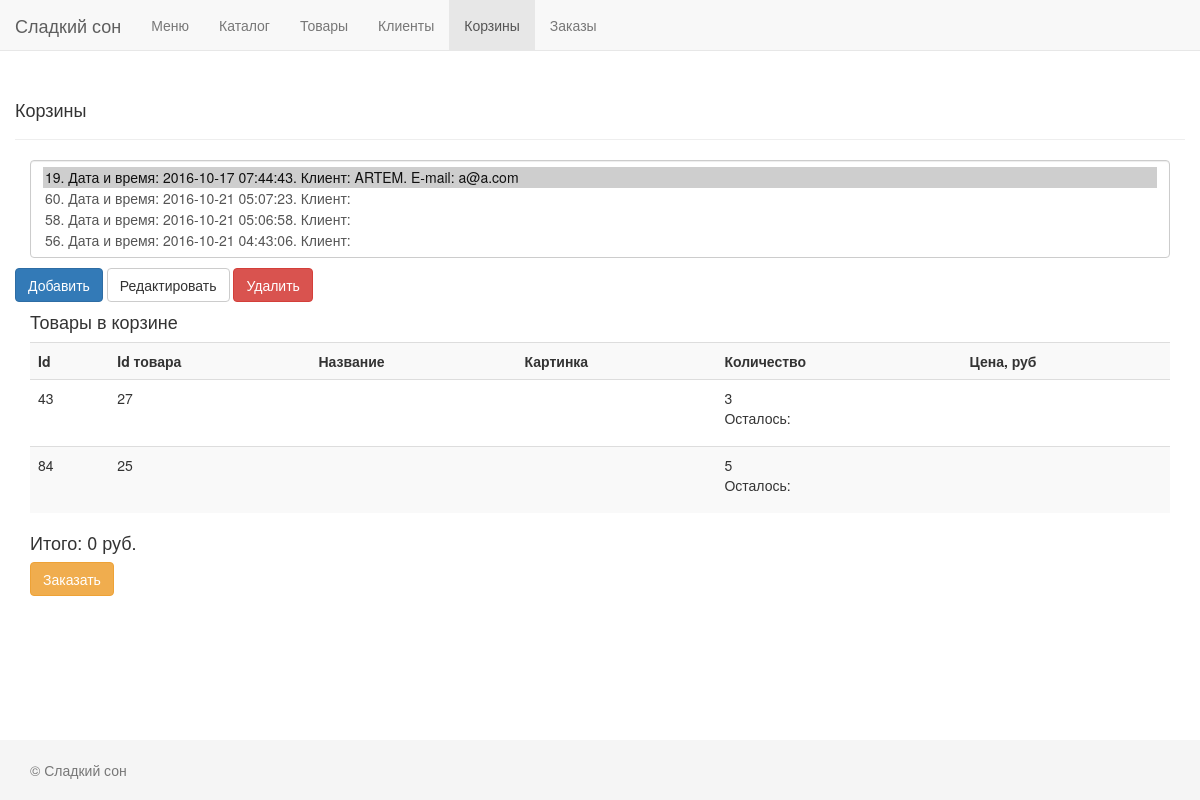
Screenshot of /admin/index.php?section=carts with the database file from the repository.
### tables this page shows
CREATE TABLE IF NOT EXISTS `cart_items` (
  `id` int(11) NOT NULL,
  `cart_id` int(11) NOT NULL,
  `product_id` int(11) NOT NULL,
  `amount` text NOT NULL
);

### admin/models/carts.php (the view, shortened to what this page needs)
<?php
function GetCartList()
{
    $sql = "SELECT * FROM carts";
    $sth = Db()->prepare($sql);
    if (!$sth->execute()) {
        print_r($sth->errorInfo());
        die;
    }
    return $sth->fetchAll();
}
function GetCartItemsList($cart_id = 0)
{
    $sql = "SELECT * FROM cart_items WHERE cart_id=?";
    $sth = Db()->prepare($sql);
    if (!$sth->execute([$cart_id])) {
        print_r($sth->errorInfo());
        die;
    }
    return $sth->fetchall();
}
function print_cart($selected = 0)
{
    $items = GetCartList();
    foreach ($items as $item) {
        $active = '';
        $user = GetUserItem($item['user_id']);
        if ($item['id'] == $selected) {
            $active = 'selected="selected"';
        }
        $str = '.  Клиент: ';
        $str .= ($user['first_name'] <> '') ? $user['first_name'] : '';
        $str .= ($user['second_name'] <> '') ? ' ' . $user['second_name'] : '';
        $str .= ($user['email'] <> '') ? '.  E-mail: ' . $user['email'] : '';
        $str .= ($item['status'] <> '') ? '.  Статус: ' . $item['status'] : '';
        print '<option value="' . $item['id'] . '" ' . $active . '>' . $item['id']
            . '. Дата и время: ' . $item['created']
            . $str . '</option>';
    }
}
function GetUserItem($id)
{
    $sql = "SELECT * FROM users WHERE id=?";
    $sth = Db()->prepare($sql);
    return $sth->fetch();
}
function GetProductItem($id)
{
    $sql = "SELECT * FROM goods WHERE id=?";
    $sth = Db()->prepare($sql);
    if (!$sth->execute([$id])) {
        print_r($sth->errorInfo());
        die;
    }
    return $sth->fetch();
}

### admin/templates/carts/list.php (shortened to what this page needs)
<?php
if (!isset($cart_id)) {
    $carts = GetCartList();
    $item = current($carts);
    $cart_id = $item['id'];
}
$items = GetCartItemsList($cart_id);
$total = 0;
?>
    <div class="page-header">
        <h4>Корзины</h4>
    </div>
    <form class="container-fluid" role="form">
        <select onchange="location.href='?section=carts&cart_id='+this.value"
                class="form-control container-fluid"
                size="4">
            <?php print_cart($cart_id) ?>
        </select>
    </form>
    <button class="btn btn-primary"
            onclick="location.href='?section=carts&action=new'">
        Добавить
    </button>
    <button class="btn btn-default"
            onclick="location.href='?section=carts&action=edit&id=<?= $cart_id ?>'">
        Редактировать
    </button>
    <a href="?section=carts&action=delete&id=<?= $cart_id ?>"
       class="btn btn-danger"
       onclick="return confirm('Вы уверены?');">
        Удалить
    </a>
<?php
if (count($items) > 0) :
    ?>
    <div class="col-xs-12">
        <table class="table table-striped">
            <h4>Товары в корзине</h4>
            <tr>
                <th>Id</th>
                <th>Id товара</th>
                <th>Название</th>
                <th>Картинка</th>
                <th>Количество</th>
                <th>Цена, руб</th>
            </tr>
            <?php foreach ($items as $item): ?>
                <tr>
                    <td>
                        <?= $item['id'] ?>
                    </td>
                    <td>
                        <?= $item['product_id'] ?>
                    </td>
                    <td>
                    </td>
                    <td>
                    </td>
                    <td>
                        <?= $item['amount'] ?>
                        <p>Осталось: <?= GetProductItem($item['product_id'])['amount'] ?> </p>
                    </td>
                    <td>
                    </td>
                </tr>
                <?php
                $total += $item['amount'] * GetProductItem($item['product_id'])['price'];
            endforeach; ?>
        </table>
        <h4>Итого: <?= $total ?> руб.</h4>
        <form method="post" action="?section=carts&action=ordering&id=<?= $cart_id ?>">
            <button type="submit" class="btn btn-warning"
                    onclick="return confirm('Вы уверены?');">
                Заказать
            </button>
        </form>
    </div>
<?php
else :
    ?>
    <h4>Корзина не содержит товаров</h4>
<?php
endif
?>

### admin/css/main.css (style rules this page uses)
html { position: relative; min-height: 100%; }
body { margin-bottom: 60px; }

### rows the page displays
cart_items: id "43", product "27", amount "3"
cart_items: id "84", product "25", amount "5"

### other values shown
$total "0"
form field value "19. Дата и время: 2016-10-17 07:44:43. Клиент: ARTEM. E-mail: a@a.com ☑ / 60. Дата и время: 2016-10-21 05:07:23. Клиент: / 58. Дата и время: 2016-10-21 05:06:58. Клиент: / 56. Дата и время: 2016-10-21 04:43:06. Клиент:"
